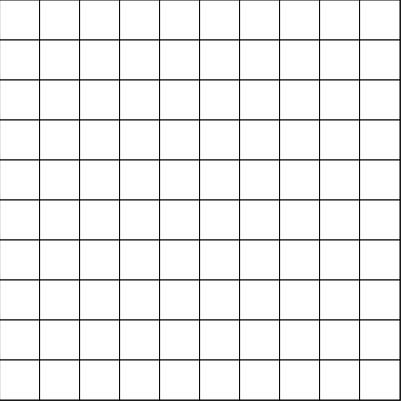
Frame 1 (no input)
Frame 60 (no input): identical to frame 1, image omitted
Frame 120 (the mouse pressed at the canvas centre since frame 60): identical to frame 1, image omitted

The p5.js sketch that drew this single still picture (run headless with seeded random() and noise() and a simulated clock; from frame 60 on, the mouse is pressed at the canvas centre):

// p5.js sketch
// ── sketch.js
function make2dArray(rows, cols) {
    var arr = new Array(cols);
    for(var i = 0 ; i< arr.length ; i++ ){
        arr[i] = new Array(rows);
    }
    return arr;
}

var grid;
var w = 40;
var cols ;
var rows ;
var totalBees = 20;


function setup() {

    createCanvas(401,401);
    cols = floor(width/w);
    rows = floor(height/w);
    grid = make2dArray(rows, cols);

    for(var i = 0 ; i< grid.length ; i++ ) {
        for(var j = 0 ; j< grid.length ; j++ ) {
                grid[i][j] = new Cell(i ,j ,w);
            }
        }

    // pick bees spots
    var options = [];
    for(var i = 0 ; i< rows ; i++ ) {
        for(var j = 0 ; j< cols ; j++ ) {
            options.push([i,j]);
        }
    }

    for (var n = 0 ; n < totalBees ; n++){
        var index = floor(random(options.length));
        var choice = options[index];
        console.log(choice);
        var x = choice[0];
        var y = choice[1];
        options.slice(index,1);
        grid[x][y].bee = true;
    }



    for(var i = 0 ; i< rows ; i++ ) {
        for(var j = 0 ; j< cols ; j++ ) {
            grid[i][j].countBees();
        }
    }
}

function mousePressed() {
    for(var i = 0 ; i< grid.length ; i++ ) {
        for(var j = 0 ; j< grid.length ; j++ ) {
            if(grid[i][j].contains(mouseX, mouseY)){
                grid[i][j].reveal();

                if (grid[i][j].bee){
                    gameOver();
                    grid[i][j].over = true;
                }
            }
        }
    }
}

function gameOver() {
    for(var i = 0 ; i< rows ; i++ ) {
        for(var j = 0 ; j< cols ; j++ ) {
            grid[i][j].reveal();
        }
    }
}

function draw() {
    background(51);
    for(var i = 0 ; i< grid.length ; i++ ) {
        for(var j = 0 ; j< grid.length ; j++ ) {
            grid[i][j].show();
        }
    }
}


// ── cell.js
class Cell {
    constructor(i , j , w){
        this.i = i;
        this.j = j;
        this.w = w;

        this.x = this.i*this.w;
        this.y = this.j*this.w;

        this.bee = false;
        this.revealed = false;
        this.neighborCount = 0 ;
        this.over = false;
    }

    show(){
        stroke(0);
        fill(255);
        rect(this.x , this.y , this.w, this.w);

        if(this.revealed){
            if (this.bee){
                if (this.over){
                    fill(255,0,0);
                } else {
                    fill(230);
                }
                ellipse(this.x + this.w/2 , this.y + this.w/2, this.w * 0.5)
            } else {
                stroke(0);
                fill(230);
                rect(this.x , this.y , this.w, this.w);
                if (this.neighborCount > 0) {
                    textAlign(CENTER);
                    fill(0)
                    text(this.neighborCount, this.x + this.w / 2, this.y + this.w - 6);
                }
            }


        }

    }

    contains(x,y) {
        return (
            (x > this.x && x < this.x + this.w && y > this.y && y < this.y + this.w )
        );
    }

    reveal(){
        this.revealed = true;

        if (this.neighborCount == 0){
            this.floodFill();
        }
    }

    countBees(){
        if(this.bee){
            this.neighborCount = -1;
            return;
        }

        var total = 0;
        for(var xoff = -1 ; xoff<= 1 ; xoff++ ) {
            for(var yoff = -1 ; yoff<= 1 ; yoff++ ) {
                var i = this.i + xoff;
                var j = this.j + yoff;
                if (i > -1 && i < cols && j > -1 && j < rows ) {
                    var neighbour = grid[i][j];
                    if (neighbour.bee) {
                        total++;
                    }
                }
            }
        }
        this.neighborCount = total;
    }

    floodFill(){
        for(var xoff = -1 ; xoff<= 1 ; xoff++ ) {
            for(var yoff = -1 ; yoff<= 1 ; yoff++ ) {
                var i = this.i + xoff;
                var j = this.j + yoff;
                if (i > -1 && i < cols && j > -1 && j < rows ) {
                    var neighbour = grid[i][j];
                    if (!neighbour.bee && !neighbour.revealed) {
                        neighbour.reveal();
                    }
                }
            }
        }
    }
}
